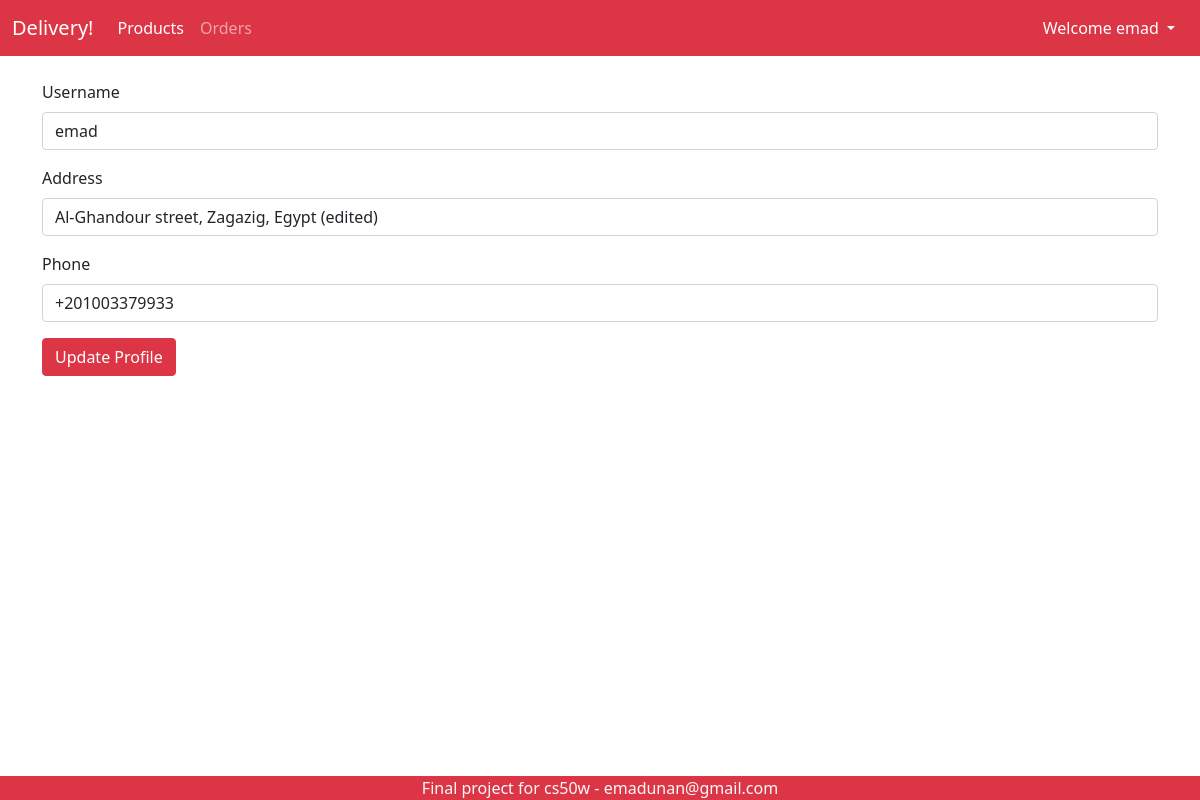
/editprofile (signed in), run on the app's committed database.
### delivery/models.py (models this page shows, shortened)
class User(AbstractUser):
    phone = models.CharField(max_length=15)
    address = models.TextField(max_length=255)

### delivery/views.py (the view)
# urls.py: path('editprofile', views.edit_profile, name="editprofile"),
@login_required
def edit_profile(request):
    user = request.user
    if request.method == "POST":
        username = request.POST["username"]
        address = request.POST["address"]
        phone = request.POST["phone"]
        user.username = username
        user.address = address
        user.phone = phone
        try:
            user.save()
        except IntegrityError:
            return render(request, "delivery/edit_profile.html", {
                "message": "Invalid entries."
            })
        return HttpResponseRedirect(reverse("index"))
    else:
        return render(request, "delivery/edit_profile.html", {
            "user": user
        })

### delivery/templatetags/delivery_extras.py (called while the page is built)
@register.filter(name='has_group')
def has_group(user, group_name):
    group = Group.objects.get(name=group_name)
    return True if group in user.groups.all() else False

### delivery/templates/delivery/edit_profile.html (shortened to what this page needs)
{% extends 'delivery/layout.html' %}
{% block body %}
<form action="{% url 'editprofile' %}" method="POST">
    <div class="mb-3">
        <label for="InputUsername" class="form-label">Username</label>
        <input type="text" class="form-control" id="InputUsername" name="username" value="{{user.username}}">
    </div>
    <div class="mb-3">
        <label for="InputAddress" class="form-label">Address</label>
        <input type="text" class="form-control" id="InputAddress" name="address" value="{{user.address}}">
    </div>
    <div class="mb-3">
        <label for="InputPhone" class="form-label">Phone</label>
        <input type="text" class="form-control" id="InputPhone" name="phone" value="{{user.phone}}">
    </div>
    <button type="submit" class="btn btn-danger">Update Profile</button>
</form>
{% endblock %}

### delivery/templates/delivery/layout.html (shortened to what this page needs)
{% load static %}
{% load delivery_extras %}
<!DOCTYPE html>
<html lang="en">
<head>
    <link href="https://cdn.jsdelivr.net/npm/bootstrap@5.0.0-beta3/dist/css/bootstrap.min.css" rel="stylesheet"
>
    <link rel="stylesheet" href="{% static 'delivery/style.css' %}">
</head>
<body>
    <header>
        <nav class="navbar navbar-expand-lg navbar-dark bg-danger">
            <div class="container-fluid">
                <a class="navbar-brand" href="#">Delivery!</a>
                <div class="collapse navbar-collapse" id="navbarSupportedContent">
                    <ul class="navbar-nav me-auto mb-2 mb-lg-0">
                        {% if not user.is_authenticated or request.user|has_group:"customer" %}
                        <li class="nav-item">
                            <a class="nav-link active" aria-current="page" href="{% url 'index' %}">Products</a>
                        </li>
                        {% endif %}
                        {% if request.user|has_group:"customer" %}
                        <li class="nav-item">
                            <a class="nav-link" href="{% url 'orders' %}">Orders</a>
                        </li>
                        {% endif %}
                    </ul>
                    {% if  user.is_authenticated%}
                    <div class="btn-group">
                        <button type="button" class="btn btn-danger dropdown-toggle" data-bs-toggle="dropdown" aria-expanded="false">
                          Welcome {{user.username}}
                        </button>
                    </div>
                    {% else %}
                    <div class="btn-group">
                        <a class="btn btn-danger" href="{% url 'register' %}">Register</a>
                        <a class="btn btn-danger" href="{% url 'login' %}">Login</a>
                    </div>
                    {% endif %}
                </div>
            </div>
        </nav>
    </header>
    <main>
        <div class="container">
            {% block body %}
            {% endblock %}
        </div>
    </main>
    <footer class="bg-danger text-center text-light">
        Final project for cs50w - emadunan@gmail.com
    </footer>
</body>
</html>

### delivery/static/delivery/style.css (style rules this page uses)
header { z-index: 3; position: fixed; top: 0; width: 100%; }
footer { width: 100%; position: fixed; left: 0; bottom: 0; }
main { margin-top: 5rem; margin-bottom: 3rem; }

### data on the page
User: username "emad", address "Al-Ghandour street, Zagazig, Egypt (edited)", phone "+201003379933"
